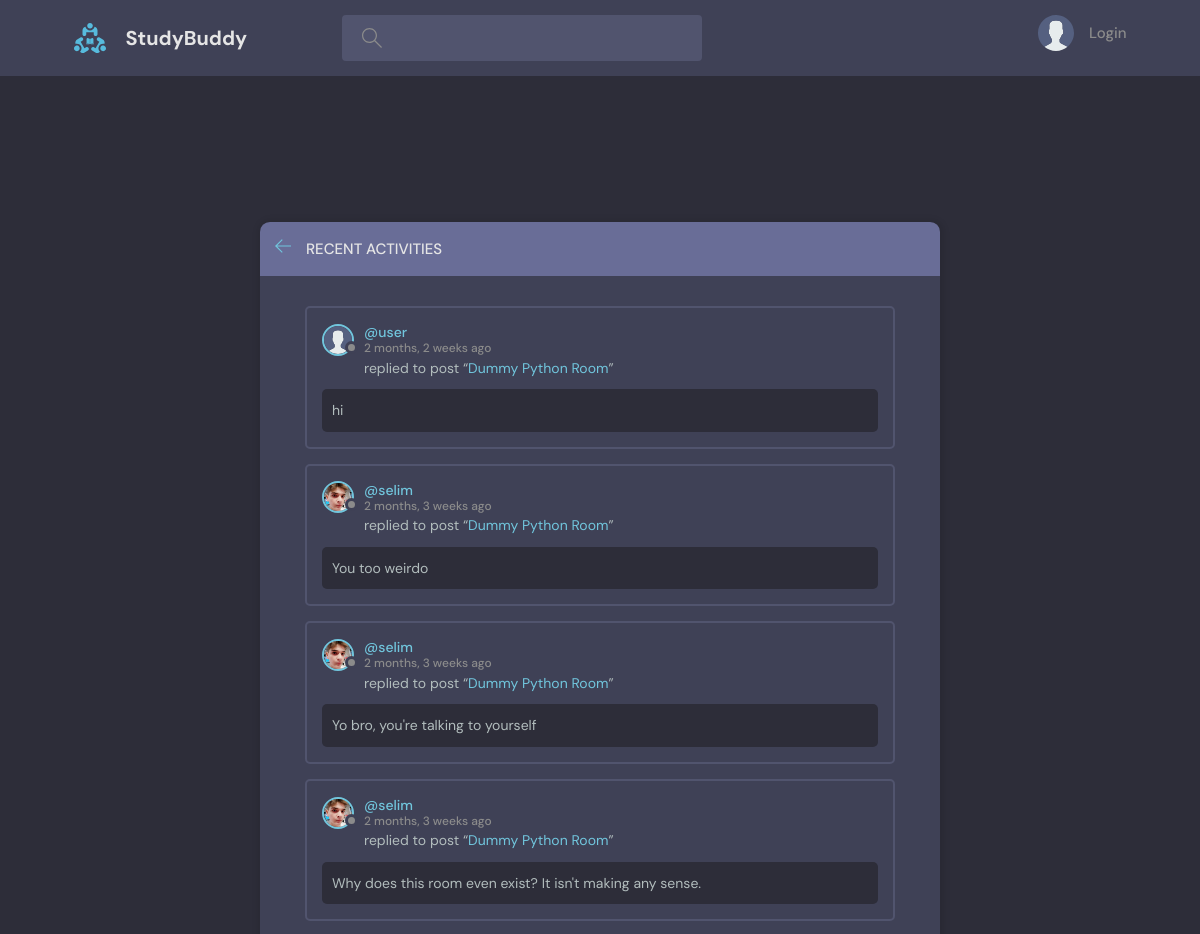
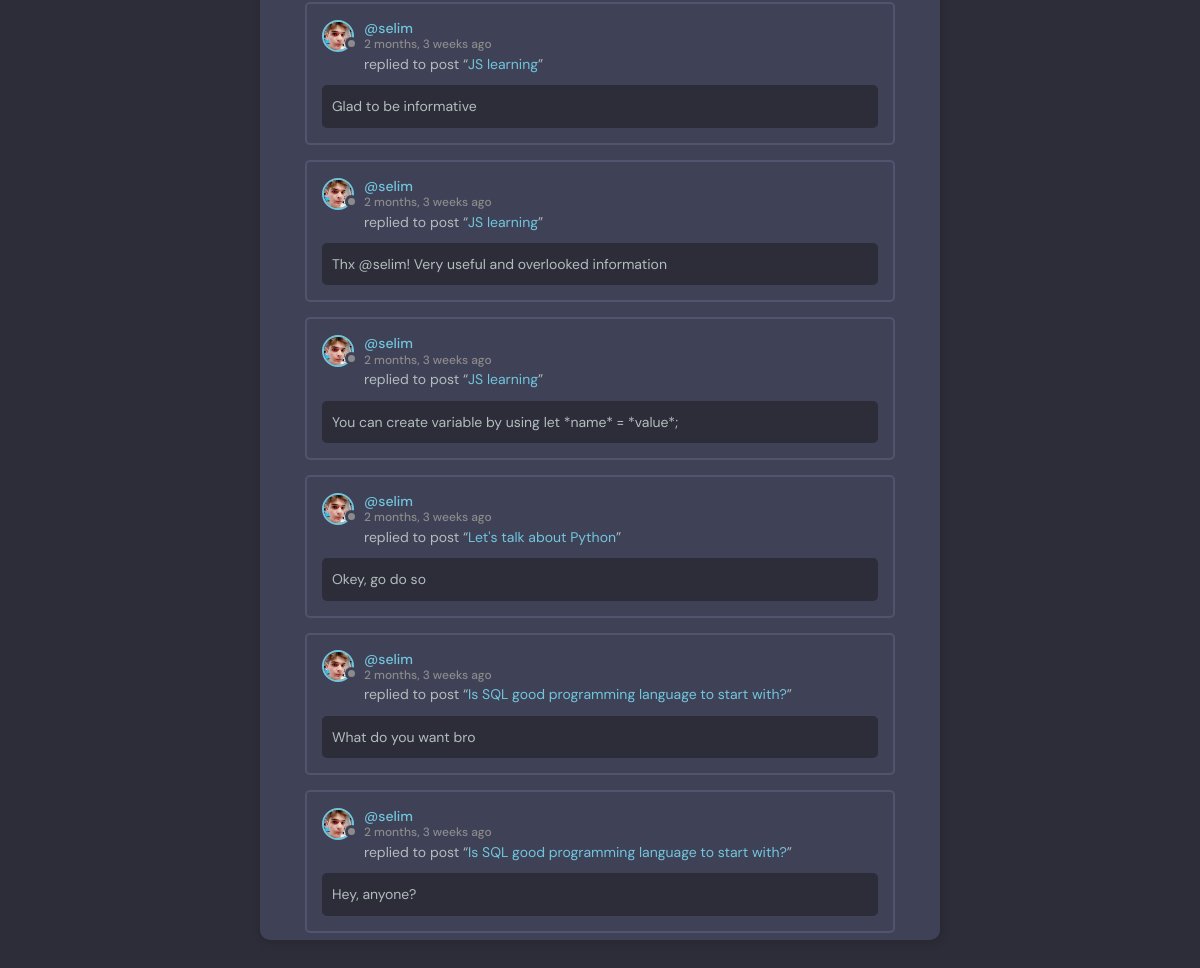
The app's page /activities with its own data (2 pictures, top to bottom).
### base/models.py (models this page shows)
class Message(models.Model):
    user = models.ForeignKey(User, on_delete=models.CASCADE)
    room = models.ForeignKey(Room, on_delete=models.CASCADE)
    body = models.TextField()
    updated = models.DateTimeField(auto_now=True)
    created = models.DateTimeField(auto_now_add=True)
    class Meta:
        ordering = ['-updated', '-created']
    def __str__(self):
        if len(self.body) > 80:
            return f"{self.body[0:80]}..."
        return self.body

class User(AbstractUser):
    name = models.CharField(max_length=200, null=True)
    email = models.EmailField(unique=True, null=True)
    email_verify = models.BooleanField(default=False)
    bio = models.TextField(null=True)
    avatar = models.ImageField(null=True, default="avatar.svg")
    USERNAME_FIELD = 'email'
    REQUIRED_FIELDS = []

class Room(models.Model):
    host = models.ForeignKey(User, on_delete=models.SET_NULL, null=True)
    topic = models.ForeignKey(Topic, on_delete=models.SET_NULL, null=True)
    name = models.CharField(max_length=200)
    description = models.TextField(blank=True)
    participants = models.ManyToManyField(User, related_name='participants', blank=True)
    updated = models.DateTimeField(auto_now=True)
    created = models.DateTimeField(auto_now_add=True)
    class Meta:
        ordering = ['-updated', '-created']
    def __str__(self):
        return self.name

### base/views.py (the view)
# urls.py: path('activities', views.activities_page, name='activities-page'),
def activities_page(request):
    room_messages = Message.objects.all()
    return render(request, 'base/activity.html', {'room_messages': room_messages})

### base/templates/base/activity.html (shortened to what this page needs)
{% extends 'main.html' %}
{% block content %}
  <main class="create-room layout">
    <div class="container">
      <div class="layout__box scroll">
        <div class="layout__boxHeader">
          <div class="layout__boxTitle">
            <a href="{% url 'home' %}">
              <svg version="1.1" xmlns="http://www.w3.org/2000/svg" width="32" height="32" viewBox="0 0 32 32">
                <title>arrow-left</title>
                <path d="M13.723 2.286l-13.723 13.714 13.719 13.714 1.616-1.611-10.96-10.96h27.625v-2.286h-27.625l10.965-10.965-1.616-1.607z"
                ></path>
              </svg>
            </a>
            <h3><small>{{ query_name }}</small> Recent Activities</h3>
          </div>
        </div>
        <div class="activities-page layout__body">
          {% for message in room_messages %}
            <div class="activities__box">
              <div class="activities__boxHeader roomListRoom__header">
                <a href="{% url 'user-profile' message.user.id %}" class="roomListRoom__author">
                  <div class="avatar avatar--small">
                    <img src="{{ message.user.avatar.url }}" />
                  </div>
                  <p>
                    @{{ message.user.username }}
                    <span>{{ message.created | timesince }} ago</span>
                  </p>
                </a>
              </div>
              <div class="activities__boxContent">
                <p>replied to post “<a href="{% url 'room' message.room %}">{{ message.room.name }}</a>”</p>
                <div class="activities__boxRoomContent">
                  {{ message }}
                </div>
              </div>
            </div>
          {% endfor %}
        </div>
      </div>
    </div>
  </main>
{% endblock content %}

### static/css/style.css (style rules this page uses)
:root { --color-main: #71c6dd; --color-main-light: #e1f6fb; --color-dark: #3f4156; --color-dark-medium: #51546e; --color-dark-light: #696d97; --color-light: #e5e5e5; --color-gray: #8b8b8b; --color-light-gray: #b2bdbd; --color-bg: #2d2d39; --color-success: #5dd693; --color-error: #fc4b0b; }
* { font-family: "DM Sans", -apple-system, BlinkMacSystemFont, "Segoe UI", Roboto, Oxygen, Ubuntu, Cantarell, "Open Sans", "Helvetica Neue", sans-serif; margin: 0; padding: 0; box-sizing: border-box; text-rendering: optimizeLegibility; font-size: inherit; }
html { font-size: 56.25%; }
@media only screen and (min-width: 1200px) { html { font-size: 62.5%; } }
body { line-height: 1.6; font-weight: 400; font-size: 1.5rem; color: var(--color-light-gray); background-color: var(--color-bg); min-height: 100vh; }
img { width: 100%; }
a { display: inline-block; color: var(--color-main); text-decoration: none; }
.container { max-width: 120rem; width: 90%; margin: auto; }
.avatar { position: relative; display: inline-block; border-radius: 50%; border: 2px solid var(--color-main); }
.avatar img { display: block; border-radius: 50%; object-fit: cover; object-position: center; }
.avatar::after { content: ""; display: block; position: absolute; background-color: var(--color-gray); z-index: 111; border-radius: 50%; border: 0.3rem solid var(--color-dark); }
.avatar.avatar--small img { width: 2.8rem; height: 2.8rem; }
.avatar.avatar--small:after { width: 0.7rem; height: 0.7rem; bottom: 0px; right: -6px; }
.layout { margin-top: 2.4rem; }
.layout > .container { display: flex; justify-content: space-between; align-items: flex-start; }
.layout__box { width: 90%; max-width: 48rem; min-height: 40rem; position: absolute; top: 50%; left: 50%; transform: translate(-50%, -46%); background-color: var(--color-dark); border-radius: 1rem; box-shadow: 1px 1px 6px 3px rgba(0, 0, 0, 0.1); overflow: hidden; }
.layout__boxHeader { display: flex; padding: 1.5rem; background-color: var(--color-dark-light); }
.layout__boxTitle { display: flex; gap: 1.5rem; align-items: center; }
.layout__boxTitle h3 { text-transform: uppercase; font-weight: 500; color: var(--color-light); }
.layout__boxTitle svg { width: 1.6rem; height: 1.6rem; fill: var(--color-main); }
.layout__body { margin: 3rem; }
.roomListRoom__header { display: flex; justify-content: space-between; align-items: center; }
.roomListRoom__author { font-weight: 500; display: flex; align-items: center; gap: 1rem; }
.activities__box { margin: 1.5rem; padding: 1.5rem; border: 2px solid var(--color-dark-medium); border-radius: 5px; }
.activities__boxHeader p { font-size: 1.4rem; line-height: 1.3; }
.activities__boxHeader p span { color: var(--color-gray); font-size: 1.2rem; display: block; }
.activities__boxContent { margin-left: 4.2rem; }
.activities__boxContent { font-size: 1.4rem; }
.activities__boxRoomContent { background: var(--color-bg); padding: 1rem; border-radius: 5px; margin-top: 1rem; margin-left: -4.2rem; }
.create-room.layout .layout__box { max-width: 68rem; overflow: auto; max-height: 85vh; margin-top: 1rem; }

### records on screen
Message: user.avatar (placeholder picture), user.username "user", created "2 months, 2 weeks", room.name "Dummy Python Room", body "hi"
Message: user.avatar (picture), user.username "selim", created "2 months, 3 weeks", room.name "Dummy Python Room", body "You too weirdo"
Message: user.avatar (picture), user.username "selim", created "2 months, 3 weeks", room.name "Dummy Python Room", body "Yo bro, you're talking to yourself"
Message: user.avatar (picture), user.username "selim", created "2 months, 3 weeks", room.name "Dummy Python Room", body "Why does this room even exist? It isn't making any sense."
Message: user.avatar (picture), user.username "selim", created "2 months, 3 weeks", room.name "JS learning", body "Glad to be informative"
Message: user.avatar (picture), user.username "selim", created "2 months, 3 weeks", room.name "JS learning", body "Thx @selim! Very useful and overlooked information"
Message: user.avatar (picture), user.username "selim", created "2 months, 3 weeks", room.name "JS learning", body "You can create variable by using let *name* = *value*;"
Message: user.avatar (picture), user.username "selim", created "2 months, 3 weeks", room.name "Let's talk about Python", body "Okey, go do so"
Message: user.avatar (picture), user.username "selim", created "2 months, 3 weeks", room.name "Is SQL good programming language to start with?", body "What do you want bro"
Message: user.avatar (picture), user.username "selim", created "2 months, 3 weeks", room.name "Is SQL good programming language to start with?", body "Hey, anyone?"
